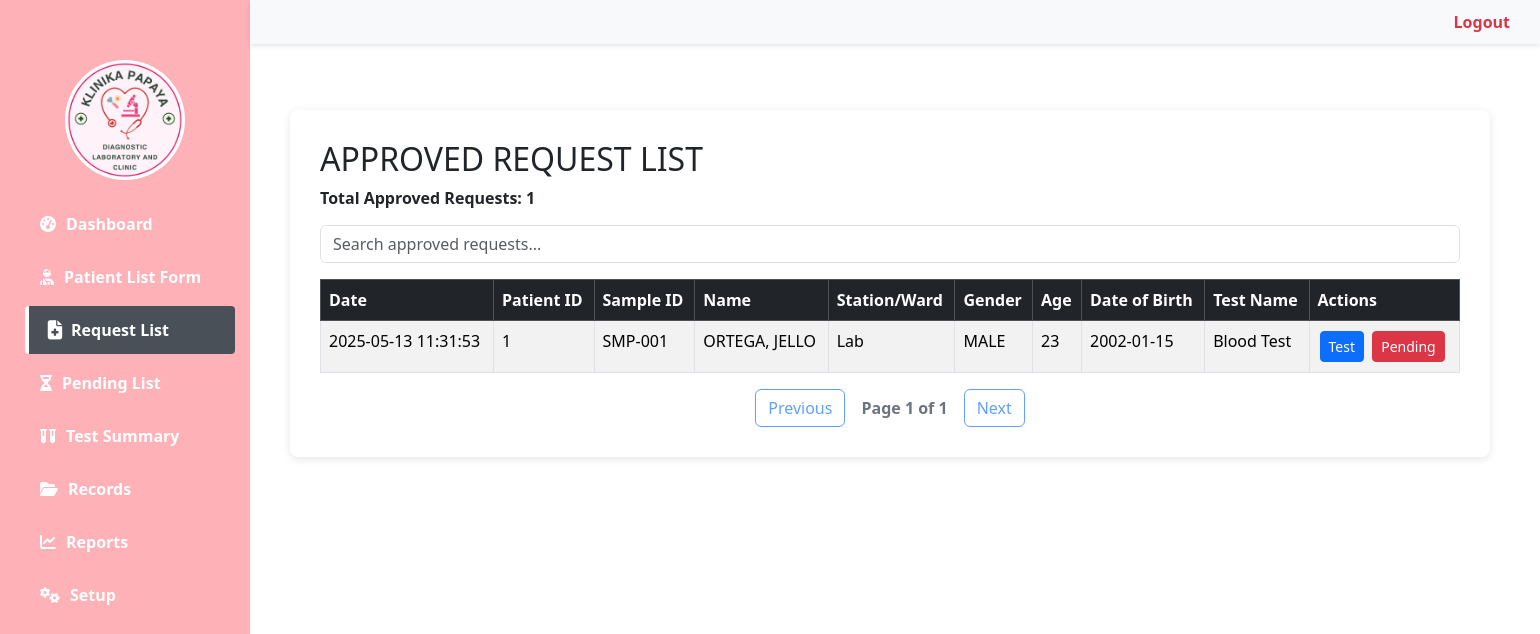
/requestlist.php (signed in), run on an earlier commit of the app's database.
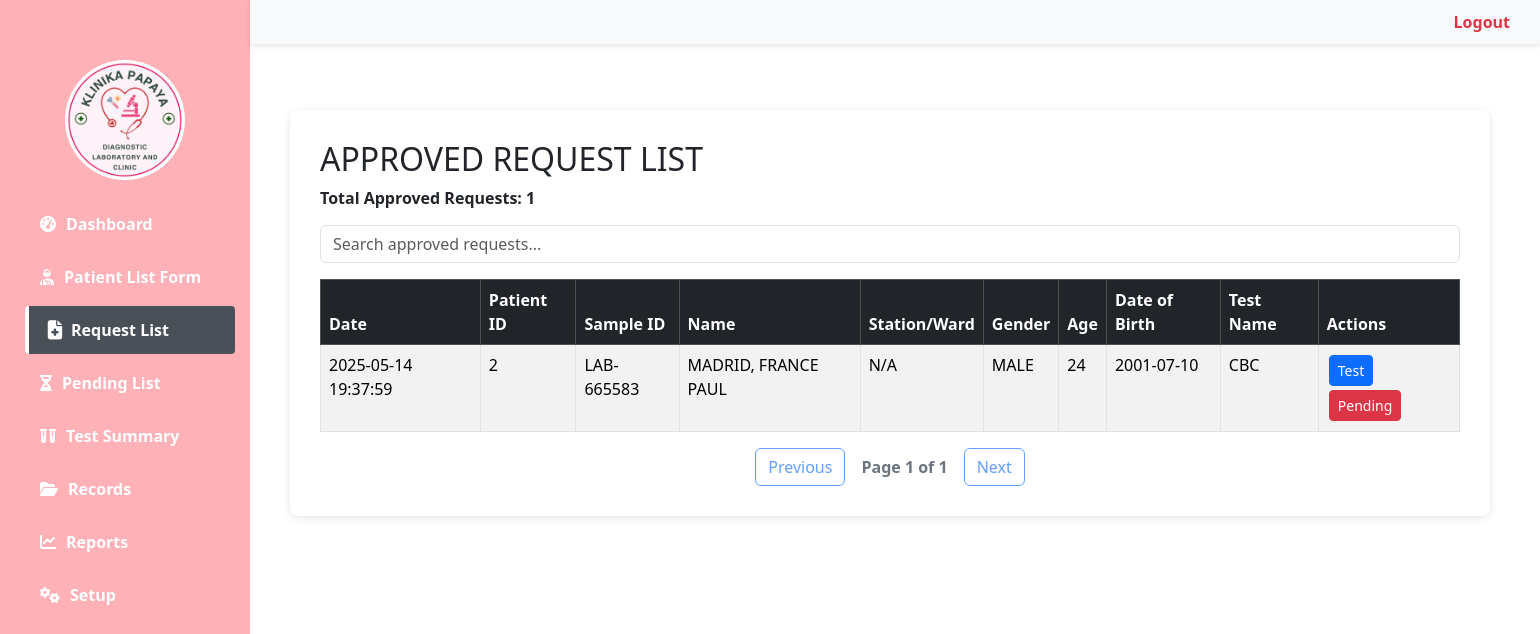
And on a later commit of the database.
### tables this page shows
CREATE TABLE `request_list` (
  `id` int(11) NOT NULL,
  `patient_id` int(11) NOT NULL,
  `sample_id` varchar(50) NOT NULL,
  `patient_name` varchar(100) NOT NULL,
  `station_ward` varchar(100) NOT NULL,
  `gender` varchar(10) NOT NULL,
  `age` int(11) NOT NULL,
  `birth_date` date NOT NULL,
  `request_date` datetime NOT NULL,
  `test_name` varchar(100) NOT NULL,
  `clinical_info` text DEFAULT NULL,
  `physician` varchar(100) DEFAULT NULL,
  `status` enum('Approved','Completed','Cancelled') DEFAULT 'Approved',
  `created_at` timestamp NOT NULL DEFAULT current_timestamp(),
  `updated_at` timestamp NOT NULL DEFAULT current_timestamp() ON UPDATE current_timestamp()
);

### requestlist.php (the view, shortened to what this page needs)
<?php
require_once 'config/db_connect.php';
?>
<!DOCTYPE html>
<html lang="en">
<head>
    <link href="https://cdn.jsdelivr.net/npm/bootstrap@5.3.3/dist/css/bootstrap.min.css" rel="stylesheet">
    <link rel="stylesheet" href="assets/css/dashboard.css">
</head>
<body>
    <header>
        <a href="logout.php" onclick="return confirm('Log out?')">Logout</a>
    </header>
    <?php include('sidebar.php'); ?>
    <div class="main-content">
        <div class="table-container">
            <h2>APPROVED REQUEST LIST</h2>
            <div class="record-count">
                <?php
                try {
                    $countStmt = $connect->prepare("SELECT COUNT(*) AS total FROM request_list WHERE status = 'Approved'");
                    $countStmt->execute();
                    $rowCount = $countStmt->fetch(PDO::FETCH_ASSOC);
                    echo "Total Approved Requests: " . htmlspecialchars($rowCount['total']);
                } catch (PDOException $e) {
                    echo "Error fetching request count.";
                    error_log("Database error: " . $e->getMessage());
                }
                ?>
            </div>
            <div class="mb-3">
                <input type="text" id="searchInput" class="form-control" placeholder="Search approved requests...">
            </div>
            <table id="requestTable" class="table table-striped table-hover table-bordered">
                <thead class="table-dark">
                    <tr>
                        <th>Date</th>
                        <th>Patient ID</th>
                        <th>Sample ID</th>
                        <th>Name</th>
                        <th>Station/Ward</th>
                        <th>Gender</th>
                        <th>Age</th>
                        <th>Date of Birth</th>
                        <th>Test Name</th>
                        <th>Actions</th>
                    </tr>
                </thead>
                <tbody id="tableBody">
                    <?php
                    try {
                        $stmt = $connect->prepare("
                            SELECT * FROM request_list
                            WHERE status = 'Approved'
                            ORDER BY request_date DESC
                        ");
                        $stmt->execute();
                        $requests = $stmt->fetchAll(PDO::FETCH_ASSOC);
                        if (count($requests) > 0):
                            foreach ($requests as $row):
                    ?>
                    <tr>
                        <td><?= htmlspecialchars($row['request_date']) ?></td>
                        <td><?= htmlspecialchars($row['patient_id']) ?></td>
                        <td><?= htmlspecialchars($row['sample_id']) ?></td>
                        <td><?= htmlspecialchars($row['patient_name']) ?></td>
                        <td><?= htmlspecialchars($row['station_ward']) ?></td>
                        <td><?= htmlspecialchars($row['gender']) ?></td>
                        <td><?= htmlspecialchars($row['age']) ?></td>
                        <td><?= htmlspecialchars($row['birth_date']) ?></td>
                        <td><?= htmlspecialchars($row['test_name']) ?></td>
                        <td class="action-btns">
                            <a href="test.php?id=<?= $row['id'] ?>" class="btn btn-sm btn-primary">Test</a>
                            <a href="move_to_pending.php?id=<?= $row['id'] ?>&csrf_token=<?= $_SESSION['csrf_token'] ?? '' ?>"
                               class="btn btn-sm btn-danger"
                               onclick="return confirm('Move this request back to pending?')">Pending</a>
                        </td>
                    </tr>
                    <?php
                            endforeach;
                        else:
                    ?>
                    <tr><td colspan="10" class="text-center">No approved requests found.</td></tr>
                    <?php endif;
                    } catch (PDOException $e) {
                        error_log("Database error: " . $e->getMessage());
                        echo '<tr><td colspan="10" class="text-center">Error loading requests</td></tr>';
                    }
                    ?>
                </tbody>
            </table>
            <div class="d-flex justify-content-center align-items-center mt-3">
                <button id="prevBtn" class="btn btn-outline-primary me-2">Previous</button>
                <span id="pageIndicator" class="fw-bold text-secondary mx-2">Page 1 of 1</span>
                <button id="nextBtn" class="btn btn-outline-primary ms-2">Next</button>
            </div>
        </div>
    </div>
</body>
</html>

What changed in the data, as far as the page shows it:
removed request_list: request_date "2025-05-13 11:31:53", patient "1", sample "SMP-001", patient_name "ORTEGA, JELLO", station_ward "Lab", gender "MALE", age "23", birth_date "2002-01-15", test_name "Blood Test"
added request_list: request_date "2025-05-14 19:37:59", patient "2", sample "LAB-665583", patient_name "MADRID, FRANCE PAUL", station_ward "N/A", gender "MALE", age "24", birth_date "2001-07-10", test_name "CBC"
